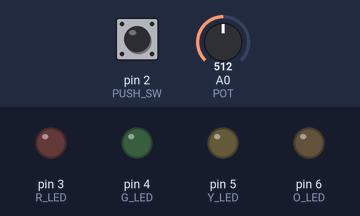
This sketch was run on a simulated Arduino Uno, built with avr-gcc and run on an emulated ATmega328P. Parts: output pins drawn as LEDs (lit = HIGH). Inputs (shaded band) come from the test bench; at power-on: pin 2 (PUSH_SW) HIGH, A0 (POT) = 512.

Above: at 0.8 s.
0.9 s: pin 2 (PUSH_SW) pulled LOW for 0.15 s
At 2.1 s:
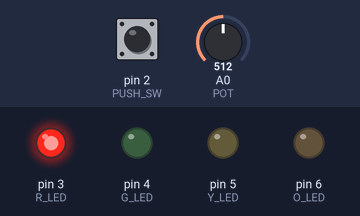
2.5 s: pin 2 (PUSH_SW) pulled LOW for 1 s
At 3.5 s:
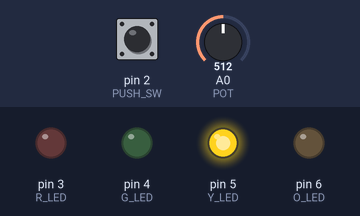
5.0 s: pin 2 (PUSH_SW) pulled LOW for 3.2 s
At 5.6 s:
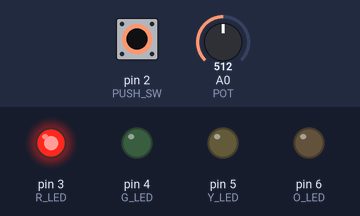
9.7 s: pin 2 (PUSH_SW) pulled LOW for 0.15 s
At 10.1 s:
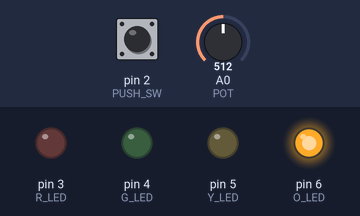
11.3 s: pin 2 (PUSH_SW) pulled LOW for 0.15 s
At 12.7 s:
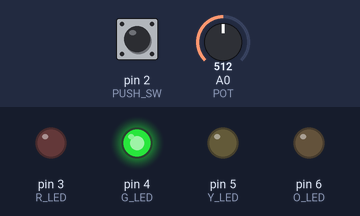
Timing chart, 0 to 13.9 s (numbered marks = the images above; inputs shaded):
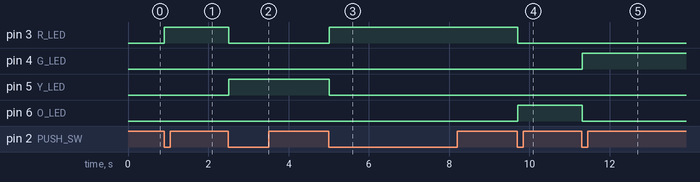

The sketch:

Lab3HB06.ino
```cpp
#include <Arduino_FreeRTOS.h>
#define R_LED 3
#define G_LED 4
#define Y_LED 5
#define O_LED 6
#define PUSH_SW 2
#define POT A0

int display = 0;
int display_time = 500;
int mode = 0;
int pot_val = 0;


void setup() {
  xTaskCreate(Read_Switch, "Read push button switch", 128, NULL, 1, NULL);
  xTaskCreate(Read_Pot, "Read Potentiometer", 128, NULL, 1, NULL);
  xTaskCreate(Display_R_LED, "Red LED Task", 128, NULL, 1, NULL);
  xTaskCreate(Display_G_LED, "Grean LED Task", 128, NULL, 1, NULL);
  xTaskCreate(Display_Y_LED, "Yellow LED Task", 128, NULL, 1, NULL);
  xTaskCreate(Display_O_LED, "Orange LED Task", 128, NULL, 1, NULL);
  vTaskStartScheduler();
}

void Display_R_LED(void *pvParameters) {
  pinMode(R_LED, OUTPUT);
  while (1)
  {
    if(mode == 0)
    {
      if(display == 0)
      {
        digitalWrite(R_LED, HIGH);
        vTaskDelay(pdMS_TO_TICKS(display_time));
        digitalWrite(R_LED, LOW);
      }
      else
        vTaskDelay(pdMS_TO_TICKS(display_time));
    }
    else if(mode == 1)
    {
      if(display == 3)
      {
        digitalWrite(R_LED, HIGH);
        vTaskDelay(pdMS_TO_TICKS(display_time));
        digitalWrite(R_LED, LOW);
      }
      else
        vTaskDelay(pdMS_TO_TICKS(display_time));
    }
    else if(mode == 2)
    {
      if(display > 0)
      {
        digitalWrite(R_LED, HIGH);
        vTaskDelay(pdMS_TO_TICKS(display_time));
        digitalWrite(R_LED, LOW);
      }
      else
        vTaskDelay(pdMS_TO_TICKS(display_time));
    }
    else if(mode == 3)
    {
      if(display == 4)
      {
        digitalWrite(R_LED, HIGH);
        vTaskDelay(pdMS_TO_TICKS(display_time));
        digitalWrite(R_LED, LOW);
      }
      else
        vTaskDelay(pdMS_TO_TICKS(display_time));
    }
    display++;
    if(mode <= 1 && display >= 5) display = 0;
    else if(mode > 1 && display >= 8) display = 0;
  }
}

void Display_G_LED(void *pvParameters) {
  pinMode(G_LED, OUTPUT);
  while (1)
  {
    if(mode == 0)
    {
      if(display == 1)
      {
        digitalWrite(G_LED, HIGH);
        vTaskDelay(pdMS_TO_TICKS(display_time));
        digitalWrite(G_LED, LOW);
      }
      else
        vTaskDelay(pdMS_TO_TICKS(display_time));
    }
    else if(mode == 1)
    {
      if(display == 2)
      {
        digitalWrite(G_LED, HIGH);
        vTaskDelay(pdMS_TO_TICKS(display_time));
        digitalWrite(G_LED, LOW);
      }
      else
        vTaskDelay(pdMS_TO_TICKS(display_time));
    }
    else if(mode == 2)
    {
      if(display >=2 && display <=6)
      {
        digitalWrite(G_LED, HIGH);
        vTaskDelay(pdMS_TO_TICKS(display_time));
        digitalWrite(G_LED, LOW);
      }
      else
        vTaskDelay(pdMS_TO_TICKS(display_time));
    }
    else if(mode == 3)
    {
      if(display >=3 && display <=5)
      {
        digitalWrite(G_LED, HIGH);
        vTaskDelay(pdMS_TO_TICKS(display_time));
        digitalWrite(G_LED, LOW);
      }
      else
        vTaskDelay(pdMS_TO_TICKS(display_time));
    }
  }
}

void Display_Y_LED(void *pvParameters) {
  pinMode(Y_LED, OUTPUT);
  while (1)
  {
    if(mode == 0)
    {
      if(display == 2)
      {
        digitalWrite(Y_LED, HIGH);
        vTaskDelay(pdMS_TO_TICKS(display_time));
        digitalWrite(Y_LED, LOW);
      }
      else
        vTaskDelay(pdMS_TO_TICKS(display_time));
    }
    else if(mode == 1)
    {
      if(display == 1)
      {
        digitalWrite(Y_LED, HIGH);
        vTaskDelay(pdMS_TO_TICKS(display_time));
        digitalWrite(Y_LED, LOW);
      }
      else
        vTaskDelay(pdMS_TO_TICKS(display_time));
    }
    else if(mode == 2)
    {
      if(display >=3 && display <=5)
      {
        digitalWrite(Y_LED, HIGH);
        vTaskDelay(pdMS_TO_TICKS(display_time));
        digitalWrite(Y_LED, LOW);
      }
      else
        vTaskDelay(pdMS_TO_TICKS(display_time));
    }
    else if(mode == 3)
    {
      if(display >=2 && display <=6)
      {
        digitalWrite(Y_LED, HIGH);
        vTaskDelay(pdMS_TO_TICKS(display_time));
        digitalWrite(Y_LED, LOW);
      }
      else
        vTaskDelay(pdMS_TO_TICKS(display_time));
    }
  }
}

void Display_O_LED(void *pvParameters) {
  pinMode(O_LED, OUTPUT);
  while (1)
  {
    if(mode == 0)
    {
      if(display == 3)
      {
        digitalWrite(O_LED, HIGH);
        vTaskDelay(pdMS_TO_TICKS(display_time));
        digitalWrite(O_LED, LOW);
      }
      else
        vTaskDelay(pdMS_TO_TICKS(display_time));
    }
    else if(mode == 1)
    {
      if(display == 0)
      {
        digitalWrite(O_LED, HIGH);
        vTaskDelay(pdMS_TO_TICKS(display_time));
        digitalWrite(O_LED, LOW);
      }
      else
        vTaskDelay(pdMS_TO_TICKS(display_time));
    }
    else if(mode == 2)
    {
      if(display == 4)
      {
        digitalWrite(O_LED, HIGH);
        vTaskDelay(pdMS_TO_TICKS(display_time));
        digitalWrite(O_LED, LOW);
      }
      else
        vTaskDelay(pdMS_TO_TICKS(display_time));
    }
    else if(mode == 3)
    {
      if(display != 0)
      {
        digitalWrite(O_LED, HIGH);
        vTaskDelay(pdMS_TO_TICKS(display_time));
        digitalWrite(O_LED, LOW);
      }
      else
        vTaskDelay(pdMS_TO_TICKS(display_time));
    }
  }
}

void Read_Pot(void *pvParameters){
  while(1)
  {
    pot_val = analogRead(POT);
    display_time = map(pot_val, 0, 1023, 50, 1500);
  }
}

void Read_Switch(void *pvParameters){
  pinMode(PUSH_SW, INPUT);
  while(1){
    int sw_status = digitalRead(PUSH_SW);
    if(sw_status==LOW)
    {
      vTaskDelay(pdMS_TO_TICKS(10));
      sw_status = digitalRead(PUSH_SW);
      if(sw_status==LOW)
      {
        while(sw_status==LOW)
        {
          sw_status = digitalRead(PUSH_SW);
        }
        mode++;
        display=0;
        if(mode>3)
          mode=0;
      }
    }
  }
}

void loop() { }
```

Measured:
- after the input at 0.9 s, pin 3 (R_LED): LOW → HIGH at once
- after the input at 2.5 s, pin 3 (R_LED): HIGH → LOW at once; pin 5 (Y_LED): LOW → HIGH at once
- after the input at 5.0 s, pin 3 (R_LED): LOW → HIGH at once; pin 5 (Y_LED): HIGH → LOW at once
- after the input at 9.7 s, pin 3 (R_LED): HIGH → LOW at once; pin 6 (O_LED): LOW → HIGH at once
- after the input at 11.3 s, pin 4 (G_LED): LOW → HIGH at once; pin 6 (O_LED): HIGH → LOW at once
